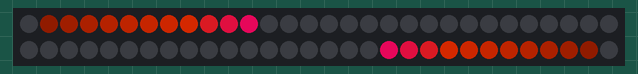
The sketch below on a simulated Arduino Uno, built with avr-gcc and run on an emulated ATmega328P. On the bench: 60 RGB LEDs in strip order, left to right, continuing on the next row. Dim RGB values are drawn brighter than linear.

Above: at 0.17 s.
At 1.7 s:
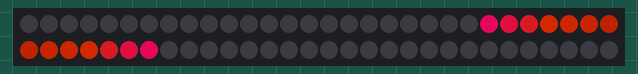
At 5.09 s:
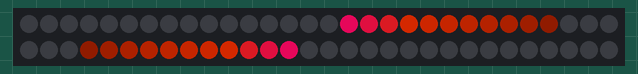
At 10.01 s:
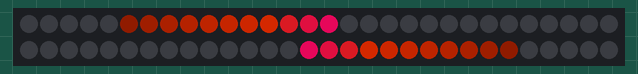
At 14.62 s:
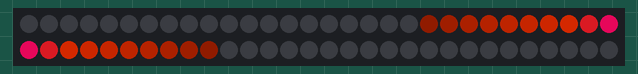
At 19.54 s:
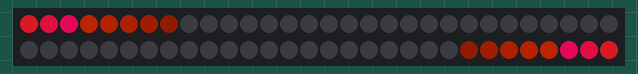

Measured:
- by itself, everything shown: repeats every 18.4 s, in 60 steps

The sketch:

patternBeamSnakes.ino
```cpp
/*
patternBeamSnakes.ino - Beam Snakes Pattern
Coded by Jacob Joaquin.
*/

#include <Adafruit_NeoPixel.h>

// Combine rbg values to color
#define rgb(R, G, B)  ((((uint32_t)(R)) << 16) | (((uint32_t)(G)) << 8) | ((uint32_t)(B)))

// Constansts
const int PIN = 13;
const int nLeds = 60;
const int frameDelay = 1000 / 60;


Adafruit_NeoPixel leds(nLeds, PIN, NEO_GRB + NEO_KHZ800);;

// User defined variables
uint32_t orange = rgb(128, 24, 0);
uint32_t magenta = rgb(192, 0, 92);
uint32_t black = rgb(0, 0, 0);
uint32_t white = rgb(255, 255, 255);
int pos = 0;

// Set tail properties
uint32_t tailColor = orange;
uint32_t headColor = magenta;
int tail = 12;
int head = 4;

void setup() {
  leds.begin();
}

void loop() {
  clear();

  for (int i = 0; i < tail; i++) {
    uint32_t thisColor;

    // Head
    if (i > tail - head) {
      thisColor = lerpColor(tailColor, headColor, (float) (i - (tail - head)) / (float) head);
    }
    // Tail
    else {
      thisColor = lerpColor(black, tailColor, (float) i / (float) (tail - head));
    }

    int forwardIndex = (i + pos) % nLeds;
    int reverseIndex = nLeds - 1 - forwardIndex;

//    for (int j = 0; j < nBeams; j++) {
//      int beamOffset = j;
      leds.setPixelColor(forwardIndex, thisColor);
      leds.setPixelColor(reverseIndex, thisColor);
//    }
  }
  pos = (pos + 1) % nLeds;

  displayLEDs();
}

uint32_t showTime = millis() + frameDelay;
void displayLEDs() {
  while(millis() < showTime) {}
  leds.show();
  showTime = millis() + frameDelay;
}

// Clear all the pixels
void clear() {
  for (int i = 0; i < nLeds; i++) {
    leds.setPixelColor(i, 0);
  }
}

// Interpolate between two colors. amt: [0.0-1.0)
uint32_t lerpColor(uint32_t c1, uint32_t c2, float amt) {
  int i = (int) (amt * 256.0) + 1;
  int di = 256 - i;
  uint32_t r1 = (c1 & 0xff0000) >> 16;
  uint32_t g1 = (c1 & 0x00ff00) >> 8;
  uint32_t b1 = (c1 & 0x0000ff);
  uint32_t r2 = (c2 & 0xff0000) >> 16;
  uint32_t g2 = (c2 & 0x00ff00) >> 8;
  uint32_t b2 = (c2 & 0x0000ff);
  r1 = ((r2 * i) + (r1 * di)) >> 8;
  g1 = ((g2 * i) + (g1 * di)) >> 8;
  b1 = ((b2 * i) + (b1 * di)) >> 8;
  return (r1 << 16) | (g1 << 8) | b1;
}
```
